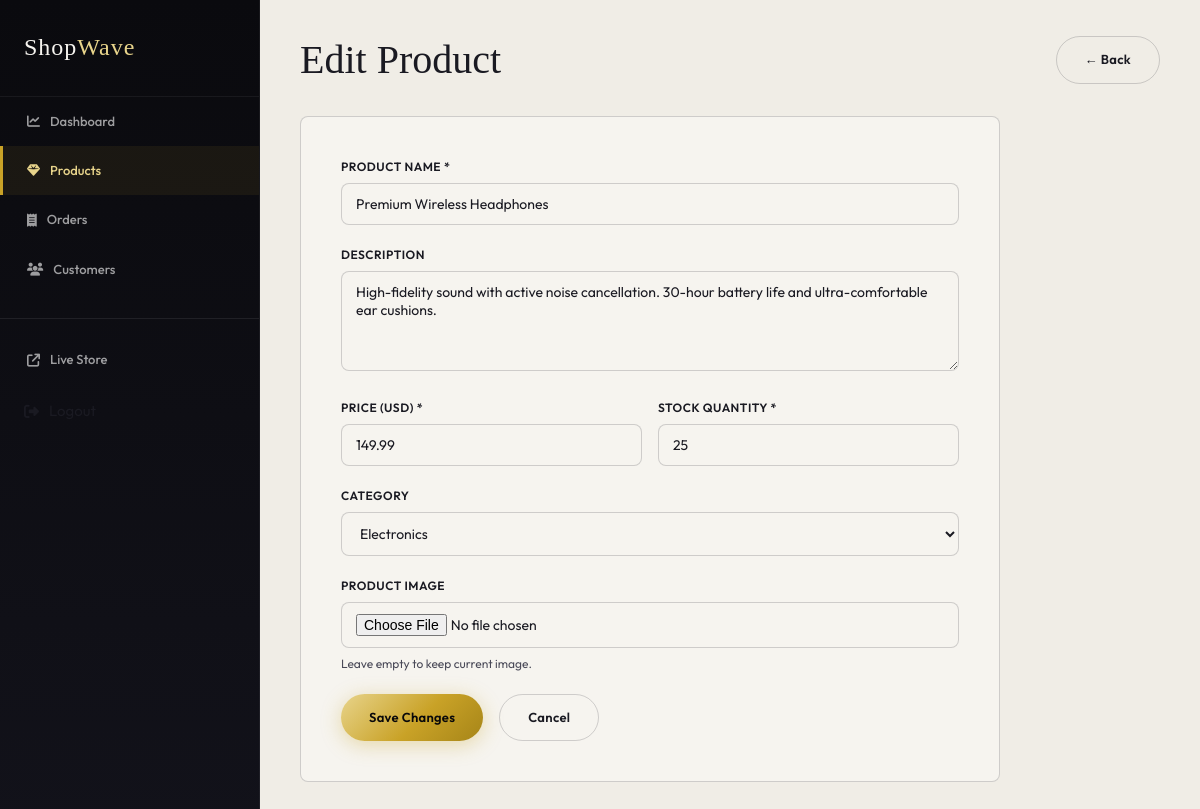
The page /admin/products/edit.php?id=1 (signed in) on the database its author committed.
### tables this page shows
CREATE TABLE IF NOT EXISTS products (
    id INT AUTO_INCREMENT PRIMARY KEY,
    name VARCHAR(200) NOT NULL,
    description TEXT,
    price DECIMAL(10,2) NOT NULL,
    stock INT DEFAULT 0,
    category VARCHAR(100),
    image VARCHAR(255) DEFAULT 'default.jpg',
    created_at TIMESTAMP DEFAULT CURRENT_TIMESTAMP
);

### admin/products/edit.php (the view, shortened to what this page needs)
<?php
require_once '../../includes/db.php';
$id = filter_input(INPUT_GET, 'id', FILTER_VALIDATE_INT);
$stmt = $pdo->prepare("SELECT * FROM products WHERE id = ?");
$stmt->execute([$id]);
$product = $stmt->fetch();
$categories = ['Electronics', 'Clothing', 'Accessories', 'Kitchen', 'Sports', 'Books', 'Home', 'Other'];
?>
<?php include '../../includes/header.php'; ?>
<div class="admin-layout">
    <?php include '../_sidebar.php'; ?>
    <main class="admin-content">
        <div class="admin-header">
            <h1 class="admin-title">Edit Product</h1>
            <a href="<?= BASE_URL ?>/admin/products/index.php" class="btn btn-outline">← Back</a>
        </div>
        <div style="background:var(--white);border:1px solid var(--light);border-radius:8px;padding:40px;max-width:700px;">
            <form method="POST" enctype="multipart/form-data">
                <div class="form-group">
                    <label class="form-label">Product Name *</label>
                    <input type="text" name="name" class="form-control" value="<?= htmlspecialchars($product['name']) ?>" required>
                </div>
                <div class="form-group">
                    <label class="form-label">Description</label>
                    <textarea name="description" class="form-control" rows="4"><?= htmlspecialchars($product['description']) ?></textarea>
                </div>
                <div class="form-row">
                    <div class="form-group">
                        <label class="form-label">Price (USD) *</label>
                        <input type="number" name="price" class="form-control" step="0.01" min="0" value="<?= htmlspecialchars($product['price']) ?>" required>
                    </div>
                    <div class="form-group">
                        <label class="form-label">Stock Quantity *</label>
                        <input type="number" name="stock" class="form-control" min="0" value="<?= htmlspecialchars($product['stock']) ?>" required>
                    </div>
                </div>
                <div class="form-group">
                    <label class="form-label">Category</label>
                    <select name="category" class="form-control">
                        <?php foreach ($categories as $cat): ?>
                            <option value="<?= $cat ?>" <?= $product['category'] === $cat ? 'selected' : '' ?>><?= $cat ?></option>
                        <?php endforeach; ?>
                    </select>
                </div>
                <div class="form-group">
                    <label class="form-label">Product Image</label>
                    <input type="file" name="image" id="product_image_file" class="form-control" accept="image/*">
                    <p style="font-size:12px;color:var(--mid);margin-top:6px;">Leave empty to keep current image.</p>
                </div>
                <div style="display:flex;gap:16px;margin-top:8px;">
                    <button type="submit" class="btn btn-primary">Save Changes</button>
                    <a href="<?= BASE_URL ?>/admin/products/index.php" class="btn btn-outline">Cancel</a>
                </div>
            </form>
        </div>
    </main>
</div>
<?php include '../../includes/footer.php'; ?>

### css/style.css (style rules this page uses)
:root { --black: #0a0a0a; --white: #fafaf8; --cream: #f4f1eb; --charcoal: #2a2a2a; --mid: #6b6b6b; --light: #d8d4cb; --accent: #c8a96e; --accent-d: #a8843e; --danger: #c0392b; --success: #27ae60; --radius: 4px; --shadow: 0 2px 20px rgba(0,0,0,0.08); --shadow-h: 0 8px 40px rgba(0,0,0,0.15); --trans: all 0.25s ease; }
*, *::before, *::after { box-sizing: border-box; margin: 0; padding: 0; }
html { scroll-behavior: smooth; }
body { font-family: 'DM Sans', sans-serif; background: var(--white); color: var(--charcoal); font-size: 15px; line-height: 1.65; }
a { color: inherit; text-decoration: none; transition: var(--trans); }
input, textarea, select, button { font-family: inherit; }
h1, h2, h3, h4 { font-family: 'Cormorant Garamond', serif; font-weight: 400; line-height: 1.2; }
.btn { display: inline-flex; align-items: center; gap: 8px; padding: 12px 28px; border-radius: var(--radius); font-size: 13px; font-weight: 500; letter-spacing: 0.5px; border: none; cursor: pointer; transition: var(--trans); text-decoration: none; }
.btn-primary { background: var(--accent); color: var(--black); }
.btn-outline { background: transparent; border: 1px solid var(--light); color: var(--charcoal); }
.form-group { margin-bottom: 20px; }
.form-label { display: block; font-size: 12px; font-weight: 600; letter-spacing: 0.5px; text-transform: uppercase; color: var(--charcoal); margin-bottom: 6px; }
.form-control { width: 100%; padding: 11px 14px; border: 1px solid var(--light); border-radius: var(--radius); background: var(--white); color: var(--charcoal); font-size: 14px; transition: var(--trans); }
textarea.form-control { resize: vertical; min-height: 100px; }
.form-row { display: grid; grid-template-columns: 1fr 1fr; gap: 16px; }
.admin-layout { display: grid; grid-template-columns: 240px 1fr; min-height: calc(100vh - 64px); }
.admin-content { padding: 40px; background: var(--cream); }
.admin-header { display: flex; align-items: center; justify-content: space-between; margin-bottom: 32px; }
.admin-title { font-size: 36px; }

### css/shopwave-theme.css (style rules this page uses)
:root { --font-display: 'Instrument Serif', Georgia, serif; --font-ui: 'Outfit', system-ui, sans-serif; --obsidian: #08080a; --obsidian-soft: #121218; --pearl: #f6f4ef; --pearl-dark: #ebe8e0; --surface: #ffffff; --ink: #1a1a22; --ink-soft: #4a4a58; --gold: #c9a227; --gold-light: #e8d48b; --gold-glow: rgba(201, 162, 39, 0.35); --line: rgba(26, 26, 34, 0.1); --line-strong: rgba(26, 26, 34, 0.18); --radius-sm: 8px; --radius: 14px; --radius-lg: 22px; --shadow-soft: 0 4px 24px rgba(8, 8, 10, 0.06); --shadow-lift: 0 20px 50px rgba(8, 8, 10, 0.12); --ease-out: cubic-bezier(0.22, 1, 0.36, 1); --trans: 0.35s var(--ease-out); --black: var(--obsidian); --white: var(--pearl); --cream: var(--pearl-dark); --charcoal: var(--ink); --mid: var(--ink-soft); --light: var(--line-strong); --accent: var(--gold); --accent-d: #a68518; }
html { scroll-behavior: smooth; }
body { font-family: var(--font-ui); background: var(--pearl); color: var(--ink); min-height: 100vh; display: flex; flex-direction: column; position: relative; overflow-x: hidden; }
body::before { content: ''; position: fixed; inset: 0; background: radial-gradient(ellipse 80% 50% at 10% -10%, rgba(201, 162, 39, 0.08), transparent 50%), radial-gradient(ellipse 60% 40% at 90% 10%, rgba(201, 162, 39, 0.05), transparent 45%), radial-gradient(ellipse 50% 30% at 50% 100%, rgba(8, 8, 10, 0.04), transparent 50%); pointer-events: none; z-index: 0; }
h1, h2, h3, h4, .section-title, .nav-logo, .form-title, .detail-name, .page-hero-title { font-family: var(--font-display); font-weight: 400; }
.btn { border-radius: 100px; font-weight: 600; letter-spacing: 0.3px; }
.btn-primary { background: linear-gradient(135deg, var(--gold-light) 0%, var(--gold) 55%, var(--accent-d) 100%); color: var(--obsidian); box-shadow: 0 4px 20px var(--gold-glow); }
.btn-outline { border-radius: 100px; border-color: var(--line-strong); }
.form-control { border-radius: var(--radius-sm); border-color: var(--line-strong); }
body.page-admin { background: #0e0e12; }
body.page-admin main { min-height: 100vh; }
.admin-shell, .admin-layout { display: grid; grid-template-columns: 260px 1fr; min-height: 100vh; }
.admin-content { background: #f0ede6; padding: 36px 40px 48px; }
.admin-content .admin-title { font-family: var(--font-display); font-size: 40px; }

### rows shown on the page
products: name "Premium Wireless Headphones", description "High-fidelity sound with active noise cancellation. 30-hour battery life and ultra-comfortable ear cushions.", price "149.99", stock "25", category "Electronics"
